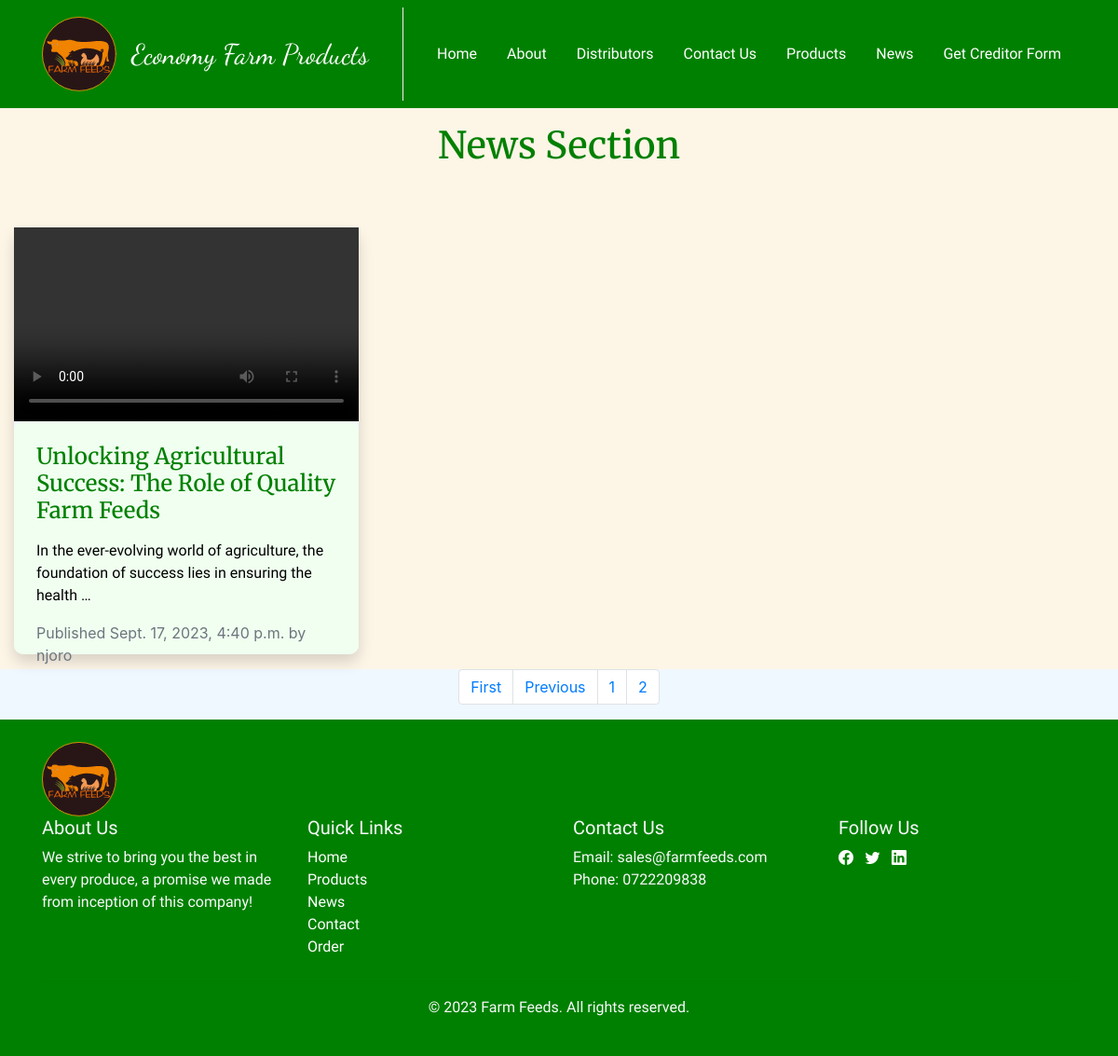
Screenshot of /blog/?page=2 with the database file from the repository.
### blog/models.py (models this page shows, shortened)
class Post(models.Model):
    STATUS_CHOICES = (
    ('draft', 'Draft'),
    ('published', 'Published'),
)
    image = models.ImageField(upload_to='blogspics/%y/%m/%d', blank=True)
    title = models.CharField(max_length=250)
    slug = models.SlugField(max_length=250,unique_for_date='publish')
    author = models.ForeignKey(User,on_delete=models.CASCADE,related_name='blog_posts')
    body = models.TextField()
    publish = models.DateTimeField(default=timezone.now)
    created = models.DateTimeField(auto_now_add=True)
    updated = models.DateTimeField(auto_now=True)
    status = models.CharField(max_length=10,choices=STATUS_CHOICES,default='draft')
    video = models.FileField(upload_to='blog_videos/', null=True, blank=True)
    class Meta:
        ordering = ('-publish',)
    def get_absolute_url(self):
        return reverse('blog:post_detail',args=[self.publish.year,self.publish.month,self.publish.day, self.slug])

### blog/views.py (the view)
# urls.py: path('', views.post_list, name='post_list'),
def post_list(request):
    posts = Post.objects.all()
    paginator = Paginator(posts, 6)
    page = request.GET.get('page')
    try:
        posts = paginator.page(page)
    except PageNotAnInteger:
        posts = paginator.page(1)
    except EmptyPage:
        posts = paginator.page(paginator.num_pages)
    return render(request, 'blog/post/list.html', {'posts': posts, 'page': page})

### cart/context_processors.py (called while the page is built)
def cart(request):
    return {'cart': Cart(request)}

### blog/templates/blog/post/list.html (shortened to what this page needs)
{% extends "shop/base.html" %}
{% load static %}
{% block portfolio %}
<div class="container-fluid py-2 py-xl-2" style="background-color: oldlace;">
  <h1 class="text-center mt-2" style="font-family: merriweather; color: green;">News Section</h1>
  <div class="row gy-4">
    {% for post in posts %}
      <div class="col-12 col-md-6 col-xl-4">
        <div class="shadow shadow-2 my-2" style="background-color: aliceblue; border-radius: 10px;">
          {% if post.video %}
            <div class="embed-responsive embed-responsive-16by9">
              <video class="embed-responsive-item" controls>
                <source src="{{ post.video.url }}" type="video/mp4">
              </video>
            </div>
          {% endif %}
          <div class="card-body p-4" style="background-color: honeydew; color: black; height: 250px; border-radius: 10px;">
            <h4 class="card-title" style="font-family: merriweather;">
              <a href="{{post.get_absolute_url}}" style="color: green;">{{post.title}}</a>
            </h4>
            <p class="card-text" style="font-family: arapey;">
              {{ post.body|truncatewords:15 }}
            </p>
            <p class="text-muted mb-0">Published {{ post.publish }} by {{ post.author }}</p>
          </div>
        </div>
      </div>
    {% endfor %}
  </div>
</div>
{% include "shop/product/pagination.html" with page=posts %}
{% endblock portfolio %}

### shop/static/css/base.css (style rules this page uses)
body { margin: 0; padding: 0; }
h1, h2, h3, h4, h5, h6 { font-family: "Ubuntu", sans-serif; font-weight: normal; }
a { text-decoration: none; color: #5993bb; }

### shop/static/css/main.css (style rules this page uses)
body { font-family: Arial, sans-serif; }

### rows the page displays
Post: title "Unlocking Agricultural Success: The Role of Quality Farm Feeds", body "In the ever-evolving world of agriculture, the foundation of success lies in ensuring the health …", publish "Sept. 17, 2023, 4:40 p.m.", author "njoro"

### other values shown
{{ num }} "1" "2"
